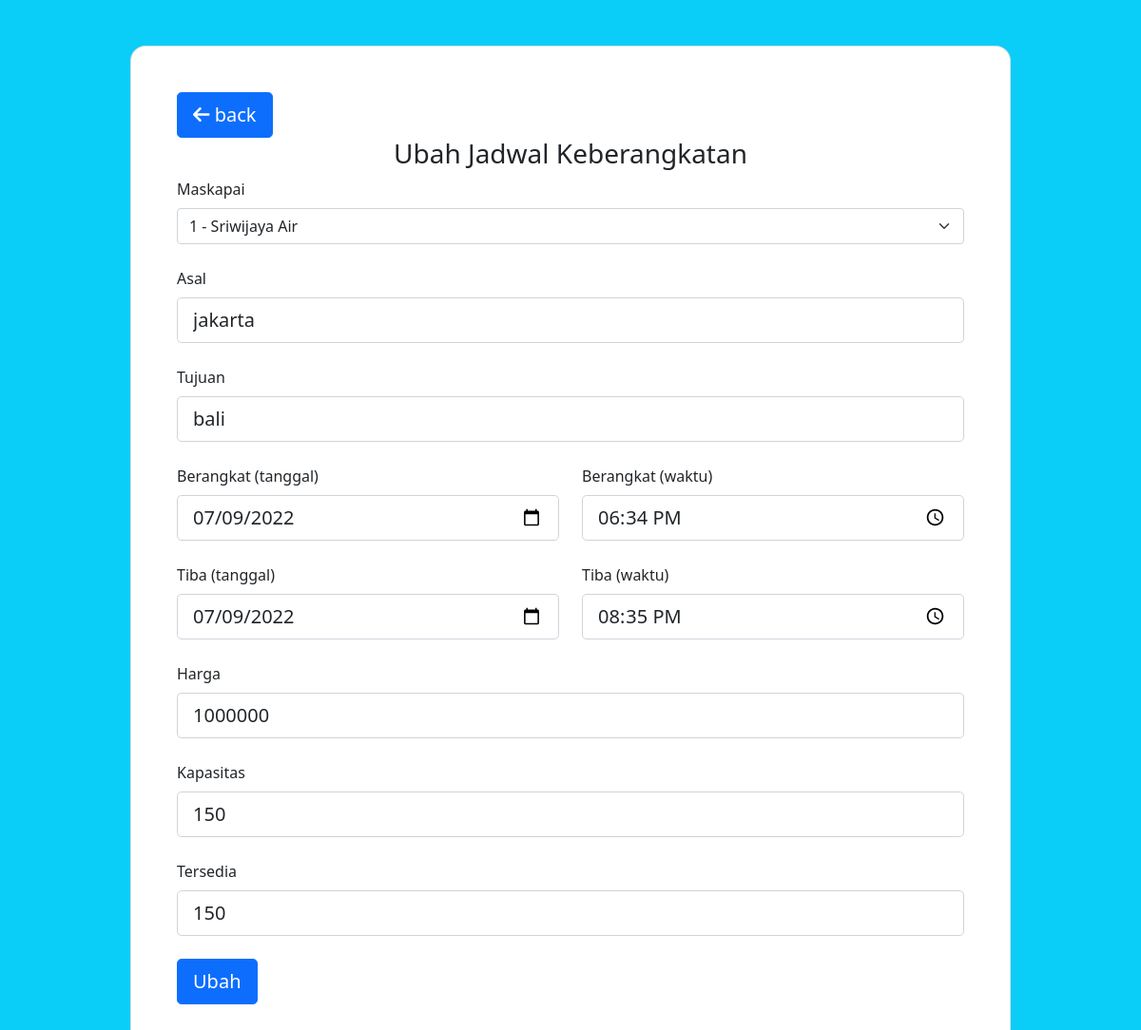
/edit-jadwal.php?id=7 (signed in), run on the app's committed database.
### tables this page shows
CREATE TABLE `jadwal` (
  `id` int(5) NOT NULL,
  `maskapai` int(5) NOT NULL,
  `asal` varchar(255) NOT NULL,
  `tujuan` varchar(255) NOT NULL,
  `berangkat` datetime NOT NULL,
  `tiba` datetime NOT NULL,
  `harga` int(25) NOT NULL,
  `kapasitas` int(11) NOT NULL,
  `tersedia` int(11) NOT NULL
);

CREATE TABLE `maskapai` (
  `id` int(5) NOT NULL,
  `nama` varchar(255) NOT NULL,
  `kode` varchar(5) NOT NULL
);

### edit-jadwal.php (the view, shortened to what this page needs)
<?php
include 'config.php';
if(isset($_GET['id'])){
    $id = $_GET['id'];
    $query = "SELECT * FROM jadwal WHERE id = $id";
    $result = $conn->query($query);
    $hasil = mysqli_fetch_assoc($result);
} else {
    header("Location: dashboard.php");
}
?>
<!DOCTYPE html>
<html lang="en">
<head>
    <link href="https://cdn.jsdelivr.net/npm/bootstrap@5.1.3/dist/css/bootstrap.min.css" rel="stylesheet">
    <link rel="stylesheet" href="https://cdnjs.cloudflare.com/ajax/libs/font-awesome/6.1.1/css/all.min.css" />
</head>
<body style="background-color: #0ACDF8;">
    <section>
        <div class="container py-5 h-100">
            <div class="row d-flex justify-content-center align-items-center">
                <div class="col-12 col-md-8 col-lg-6 col-xl-10">
                    <div class="card shadow-2-strong" style="border-radius: 1rem;">
                        <div class="card-body p-5">
                            <a href="dashboard.php" class="btn btn-primary btn-lg btn-block"><span class="fa-solid fa-arrow-left"></span> back</a>
                            <h3 class="mb-6 text-center">Ubah Jadwal Keberangkatan</h3>
                            <form action="" method="POST">
                                <div class="form-outline mb-4">
                                    <label class="form-label" for="asal">Maskapai</label>
                                    <select class="form-select" name="maskapai" required>
                                        <?php
                                        $query = "SELECT * FROM maskapai";
                                        $result = $conn->query($query);
                                        while($row = $result->fetch_array()){
                                            $id = $row['id'];
                                            $nm_maskapai = $row['nama'];
                                            echo '<option value="'.$id.'" '.($id==$hasil['maskapai']?" selected":"").'
                                            >'.$id.' - '.$nm_maskapai.'</option>';
                                        }
                                        ?>
                                    </select>
                                </div>
                                <div class="form-outline mb-4">
                                    <label class="form-label" for="asal">Asal</label>
                                    <input type="text" id="asal" name="asal" value="<?= $hasil['asal'] ?>" class="form-control form-control-lg" required/>
                                </div>
                                <div class="form-outline mb-4">
                                    <label class="form-label" for="tujuan">Tujuan</label>
                                    <input type="text" id="tujuan" name="tujuan"  value="<?= $hasil['tujuan'] ?>" class="form-control form-control-lg" required/>
                                </div>
                                <div class="row">
                                    <div class="form-outline col mb-4">
                                        <label class="form-label" for="berangkat">Berangkat (tanggal)</label>
                                        <input type="date" id="berangkat" name="berangkat" value="<?= date("Y-m-d",strtotime($hasil['berangkat'])) ?>" class="form-control form-control-lg" required/>
                                    </div>
                                    <div class="form-outline col mb-4">
                                        <label class="form-label" for="tiba">Berangkat (waktu)</label>
                                        <input type="time" id="berangkat_waktu" name="berangkat_waktu" value="<?= date("H:i",strtotime($hasil['berangkat'])) ?>" class="form-control form-control-lg" required/>
                                    </div>
                                </div>
                                <div class="row">
                                    <div class="form-outline col mb-4">
                                        <label class="form-label" for="tiba">Tiba (tanggal)</label>
                                        <input type="date" id="tiba" name="tiba" value="<?= date("Y-m-d",strtotime($hasil['tiba'])) ?>" class="form-control form-control-lg" required/>
                                    </div>
                                    <div class="form-outline col mb-4">
                                        <label class="form-label" for="tiba">Tiba (waktu)</label>
                                        <input type="time" id="tiba_waktu" name="tiba_waktu" value="<?= date("H:i",strtotime($hasil['tiba'])) ?>" class="form-control form-control-lg" required/>
                                    </div>
                                </div>
                                <div class="form-outline mb-4">
                                    <label class="form-label" for="harga">Harga</label>
                                    <input type="text" id="harga" name="harga" value="<?= $hasil['harga'] ?>" class="form-control form-control-lg" required/>
                                </div>
                                <div class="form-outline mb-4">
                                    <label class="form-label" for="kapasitas">Kapasitas</label>
                                    <input type="text" id="kapasitas" name="kapasitas" value="<?= $hasil['kapasitas'] ?>" class="form-control form-control-lg" required/>
                                </div>
                                <div class="form-outline mb-4">
                                    <label class="form-label" for="tersedia">Tersedia</label>
                                    <input type="text" id="tersedia" name="tersedia" value="<?= $hasil['tersedia'] ?>" class="form-control form-control-lg" required/>
                                </div>
                                <button class="btn btn-primary btn-lg btn-block" type="submit" name="submit">Ubah</button>
                            </form>
                        </div>
                    </div>
                </div>
            </div>
        </div>
    </section>
</body>
</html>

### data on the page
jadwal: maskapai "1 - Sriwijaya Air", asal "jakarta", tujuan "bali", berangkat "07/09/2022", berangkat_waktu "18:34", tiba "07/09/2022", tiba_waktu "20:35", harga "1000000", kapasitas "150", tersedia "150"
